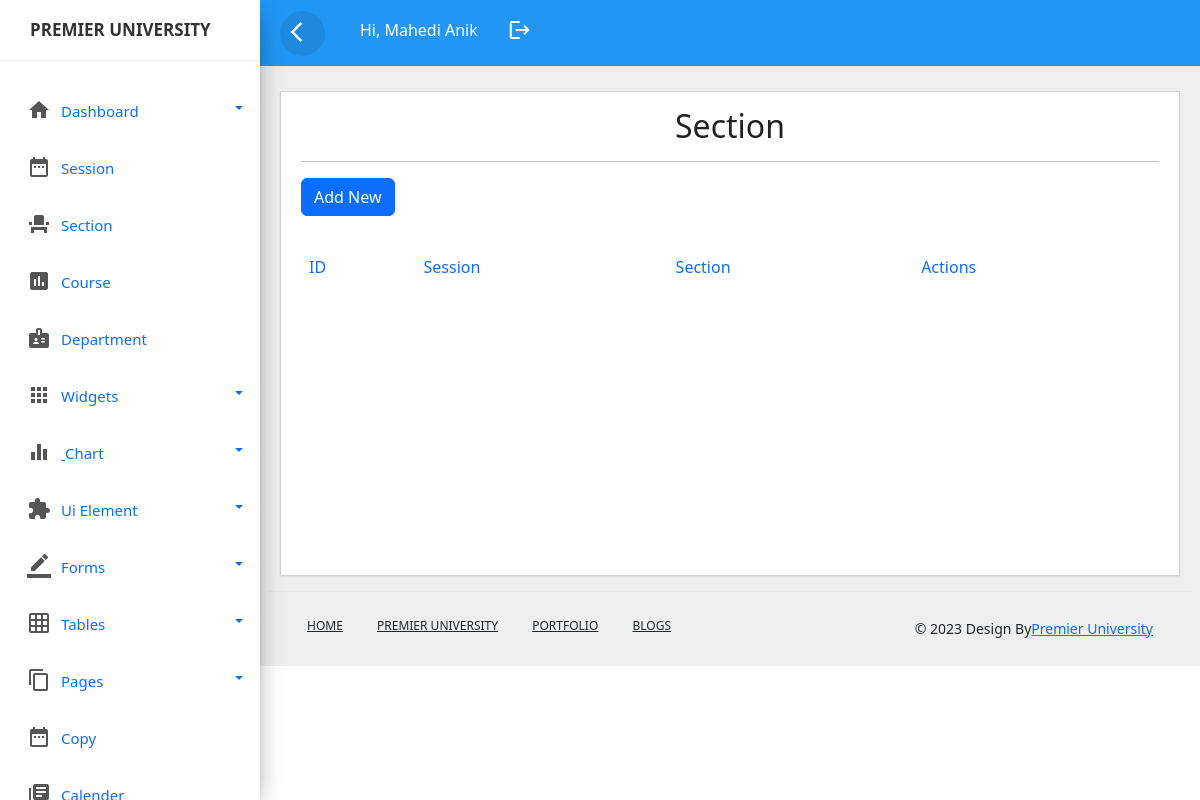
Page /section.php (signed in) on the earlier database version.
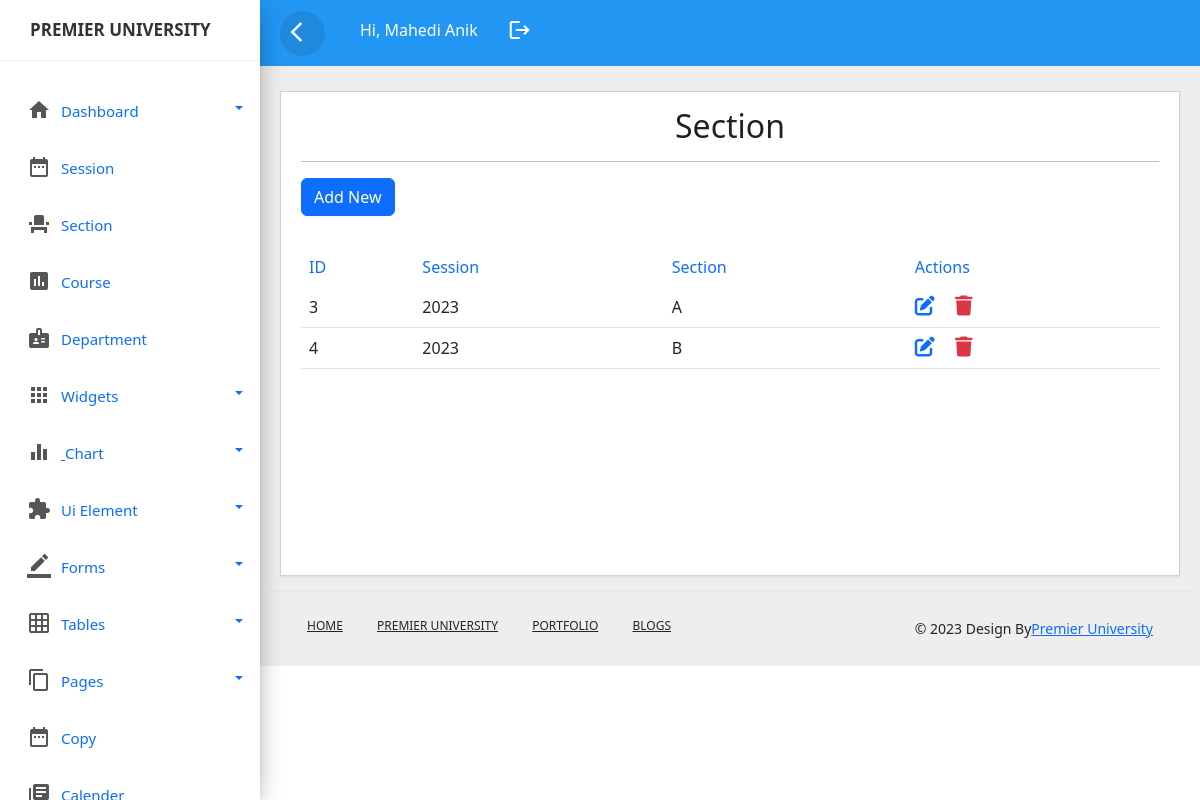
Same page on the later database version.
### tables this page shows
CREATE TABLE `section` (
  `sectionid` int(11) NOT NULL,
  `sessionid` varchar(30) NOT NULL,
  `sectionname` varchar(30) NOT NULL
);

CREATE TABLE `session` (
  `sessionid` int(11) NOT NULL,
  `session` varchar(50) NOT NULL
);

### section.php (the view, shortened to what this page needs)
<?php include_once('header.php');?>
<?php include_once('sidebar.php');?>
<?php include_once('top-header.php');?>
<!DOCTYPE html>
<html lang="en">
<head>
	<link rel="stylesheet" href="css/style.css">
 <link href="https://cdn.jsdelivr.net/npm/bootstrap@5.2.3/dist/css/bootstrap.min.css" rel="stylesheet">
 <link rel="stylesheet" href="https://cdnjs.cloudflare.com/ajax/libs/font-awesome/6.4.0/css/all.min.css" />
</head>
<body>
	<div class="main-content">
		<div class="row">
			<div class="col-lg-12 col-md-12">
				<div class="card" style="min-height:485px">
					<div class="card-header card-header-text">
						<h2 class="card-title" style="text-align: center;">Section</h2>
						<hr>
						<a href="add_section.php" class="btn btn-primary mb-3">Add New</a>
					</div>
					<div class="card-content table-responsive">
						<table class="table table-hover">
							<thead class="text-primary">
								<tr><th>ID</th>
									<th>Session</th>
									<th>Section</th>
									<th>Actions</th>
								</tr>
							</thead>
							<tbody>
								<?php
									@include 'config.php';
									$query=mysqli_query($conn,"SELECT * from section LEFT JOIN session on section.sessionid=session.sessionid");
									while($row=mysqli_fetch_array($query)){
									?>
									<tr>
										<td><?php echo ucwords($row['sectionid']); ?></td>
										<td><?php echo ucwords($row['session']); ?></td>
										<td><?php echo ucwords($row['sectionname']); ?></td>
										<td>
											 <a href="edit_section.php?id=<?php echo $row['sectionid'] ?>" ><i class="fa-solid fa-pen-to-square fs-5 me-3"></i></a>
             <a href="delete_section.php?id=<?php echo $row['sectionid'] ?>" class="link-danger"><i class="fa-solid fa-trash fs-5"></i></a>
										</td>
									</tr>
									<?php
									}
								?>
							</tbody>
						</table>
					</div>
				</div>
			</div>
		</body>
		<?php include_once('footer.php');?>
		</html>

Differences in the rows shown:
added section: sectionid "3", sessionid.session "2023", sectionname "A"
added section: sectionid "4", sessionid.session "2023", sectionname "B"
